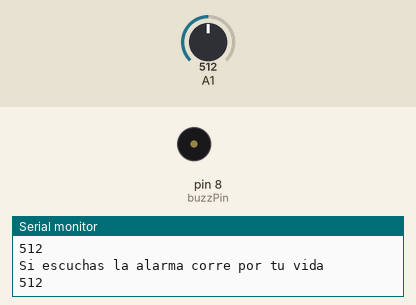
Recording of a sketch running on a simulated Arduino Uno, built with avr-gcc and run on an emulated ATmega328P. Parts: buzzer (waves = sounding, pin HIGH), the last lines printed to the serial monitor. Inputs (shaded band) come from the test bench; at power-on: A1 = 512.

Above: at 1.8 s.
1.9 s: A1 set to 993
4.2 s: A1 set to 1015
At 7.0 s:
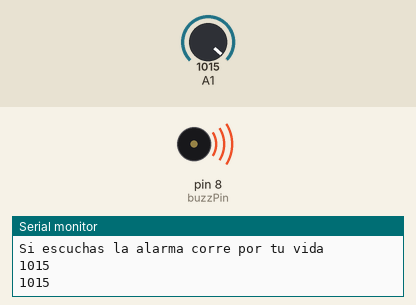
7.5 s: A1 set to 990
At 10.2 s:
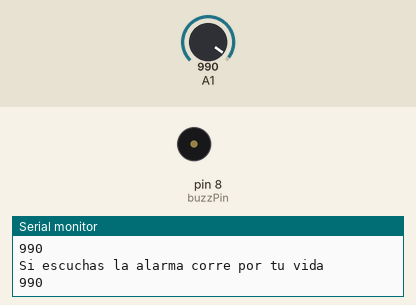
10.5 s: A1 set to 1010
At 12.8 s:
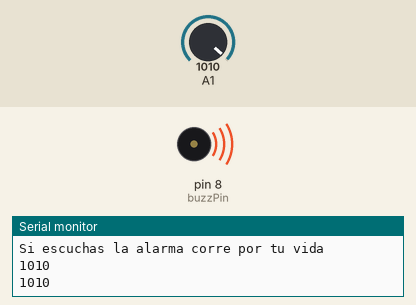
Timing chart, 0 to 14.3 s (numbered marks = the images above; inputs shaded):
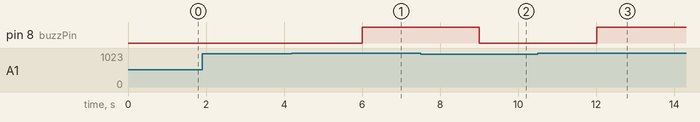

Measured:
- the behaviour switches between 1000 and 1001 on A1 (found by bisection; images 0 and 1)
- after the input at 4.2 s, pin 8 (buzzPin): LOW → HIGH after 1.8 s
- after the input at 7.5 s, pin 8 (buzzPin): HIGH → LOW after 1.5 s
- after the input at 10.5 s, pin 8 (buzzPin): LOW → HIGH after 1.5 s

The sketch:

Buzzer.ino
```cpp
int buzzPin = 8;
int potVal;
String msg1 = "Si escuchas la alarma corre por tu vida";
int dt = 2000;
int dtv = 1000;


void setup() {
  // put your setup code here, to run once:
  pinMode(buzzPin, OUTPUT);
  Serial.begin(9600);
}

void loop() {
  // put your main code here, to run repeatedly:
  Serial.println(msg1);

  potVal = analogRead(A1);


  Serial.println(potVal);
  delay (dtv);


  while (potVal > 1000) {
    digitalWrite(buzzPin, HIGH);
    potVal = analogRead(A1);
    Serial.println(potVal);
    delay (dtv);
  }
  digitalWrite(buzzPin, LOW);

}
```
